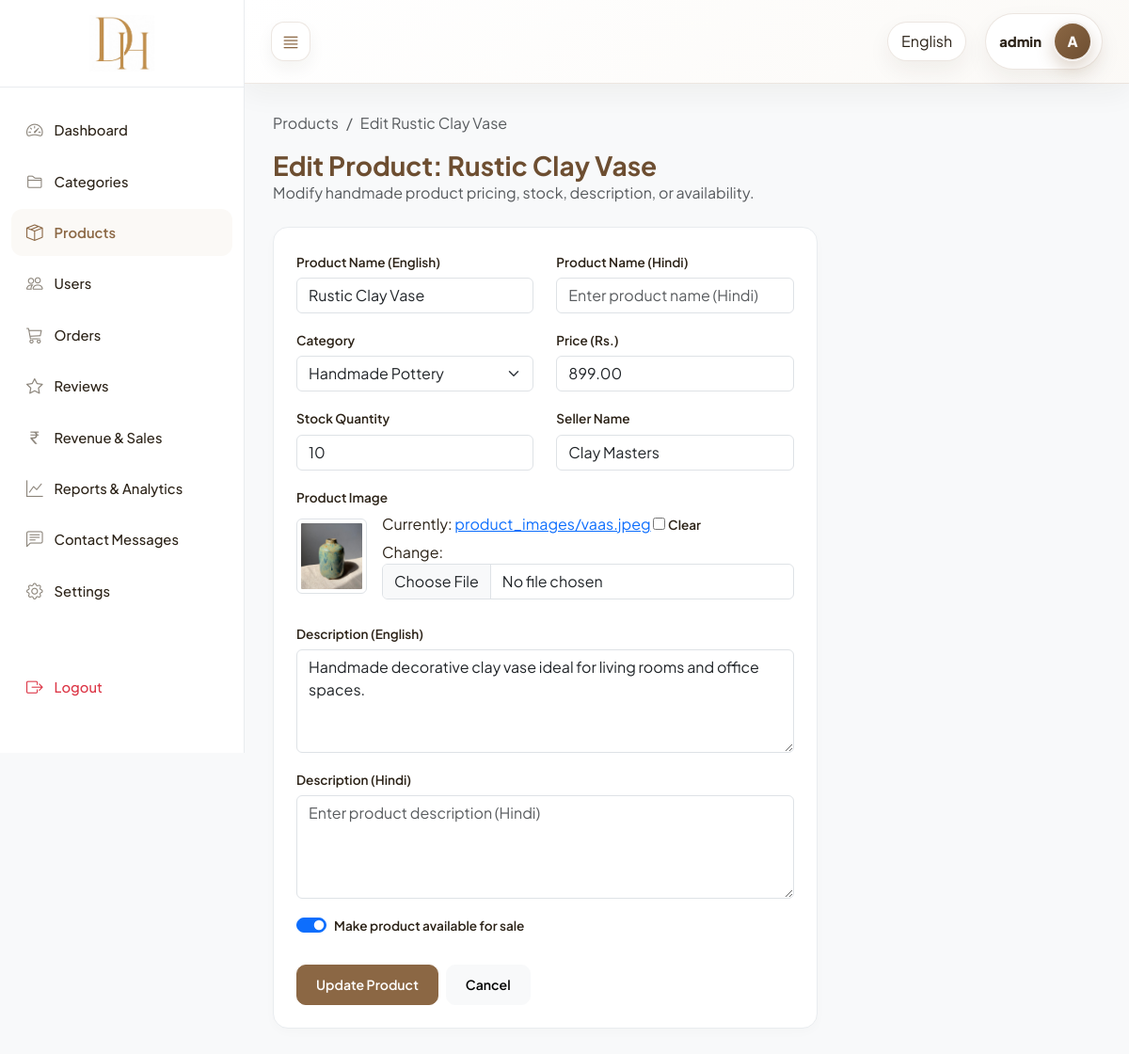
Page /custom-admin/products/2/edit/ (signed in) on the committed database.
### core/models.py (models this page shows, shortened)
class Product(models.Model):
    category = models.ForeignKey(
        Category,
        on_delete=models.CASCADE,
        related_name="products",
    )
    product_name_en = models.CharField(max_length=150)
    product_name_hi = models.CharField(max_length=150, blank=True, default="")
    product_image = models.ImageField(
        upload_to="product_images/", blank=True, null=True
    )
    price = models.DecimalField(max_digits=10, decimal_places=2)
    stock = models.PositiveIntegerField()
    description_en = models.TextField()
    description_hi = models.TextField(blank=True, default="")
    seller_name = models.CharField(max_length=150)
    created_at = models.DateTimeField(auto_now_add=True)
    is_available = models.BooleanField(default=True)
    class Meta:
        ordering = ["-created_at"]
        verbose_name = "Product"
        verbose_name_plural = "Products"
    @property
    def product_name(self):
        from django.utils.translation import get_language
        if get_language() == "hi":
            return self.product_name_hi or self.product_name_en
        return self.product_name_en or self.product_name_hi

### core/views_admin.py (the view)
# urls.py: path("custom-admin/products/<int:pk>/edit/", views_admin.admin_product_edit, name="admin_product_edit"),
@custom_admin_required
def admin_product_edit(request, pk):
    product = get_object_or_404(Product, pk=pk)
    if request.method == "POST":
        form = ProductForm(request.POST, request.FILES, instance=product)
        if form.is_valid():
            form.save()
            messages.success(request, _("Product updated successfully."))
            return redirect("core:admin_product_list")
        messages.error(request, _("Please correct the errors below."))
    else:
        form = ProductForm(instance=product)
    return render(request, "admin_panel/products/edit.html", {"form": form, "product": product})

### core/context_processors.py (called while the page is built)
def cart_count(request):
    registration_id = request.session.get("registration_id")
    if not registration_id:
        return {"cart_count": 0}
    quantities = Cart.objects.filter(user_id=registration_id).values_list(
        "quantity", flat=True
    )
    return {"cart_count": sum(quantities)}

def currency_context(request):
    currency = get_user_currency(request)
    return {
        "currency_code": currency["code"],
        "currency_symbol": currency["symbol"],
        "currency_rate": currency["rate"],
    }

### core/currency_utils.py (called while the page is built, shortened)
def get_currency_from_phone(mobile):
    if not mobile:
        return {"code": "INR", "symbol": "₹", "rate": 1.0}
    mobile = mobile.strip()
    if mobile.startswith("+91"):
        return {"code": "INR", "symbol": "₹", "rate": 1.0}
    elif mobile.startswith("+44"):
        return {"code": "GBP", "symbol": "£", "rate": 0.0094}
    elif mobile.startswith("+971"):
        return {"code": "AED", "symbol": "د.إ", "rate": 0.044}
    elif mobile.startswith("+61"):
        return {"code": "AUD", "symbol": "A$", "rate": 0.018}
    elif mobile.startswith("+64"):
        return {"code": "NZD", "symbol": "NZ$", "rate": 0.020}
    return {"code": "INR", "symbol": "₹", "rate": 1.0}

### core/models.py (called while the page is built)
    def __str__(self):
        return self.name_en

### core/views_admin.py (called while the page is built)
def custom_admin_required(view_func):
    @wraps(view_func)
    def wrapper(request, *args, **kwargs):
        if not request.session.get("is_admin_logged_in"):
            messages.error(request, _("Please login as admin to access this panel."))
            return redirect("core:admin_login")
        return view_func(request, *args, **kwargs)
    return wrapper

### templates/admin_panel/products/edit.html (shortened to what this page needs)
{% extends "admin_panel/base.html" %}
{% load i18n %}
{% block active_products %}active{% endblock %}
{% block admin_content %}
<div class="mb-4">
    <nav aria-label="breadcrumb">
        <ol class="breadcrumb">
            <li class="breadcrumb-item"><a href="{% url 'core:admin_product_list' %}" class="text-decoration-none text-muted">{% translate "Products" %}</a></li>
            <li class="breadcrumb-item active" aria-current="page">{% translate "Edit" %} {{ product.product_name }}</li>
        </ol>
    </nav>
    <h1 class="h3 mb-0 fw-bold" style="color: var(--admin-primary-dark);">{% blocktrans with product_name=product.product_name %}Edit Product: {{ product_name }}{% endblocktrans %}</h1>
    <p class="text-muted">{% translate "Modify handmade product pricing, stock, description, or availability." %}</p>
</div>
<div class="row">
    <div class="col-12 col-lg-8">
        <div class="admin-card p-4 bg-white">
            <form method="post" enctype="multipart/form-data">
                <div class="row">
                    <div class="col-12 col-md-6 mb-3 admin-form-group">
                        <label for="id_product_name_en">{{ form.product_name_en.label }}</label>
                        {{ form.product_name_en }}
                    </div>
                    <div class="col-12 col-md-6 mb-3 admin-form-group">
                        <label for="id_product_name_hi">{{ form.product_name_hi.label }}</label>
                        {{ form.product_name_hi }}
                    </div>
                </div>
                <div class="row">
                    <div class="col-12 col-md-6 mb-3 admin-form-group">
                        <label for="id_category">{{ form.category.label }}</label>
                        {{ form.category }}
                    </div>
                    <div class="col-12 col-md-6 mb-3 admin-form-group">
                        <label for="id_price">{{ form.price.label }}</label>
                        {{ form.price }}
                    </div>
                </div>
                <div class="row">
                    <div class="col-12 col-md-6 mb-3 admin-form-group">
                        <label for="id_stock">{{ form.stock.label }}</label>
                        {{ form.stock }}
                    </div>
                    <div class="col-12 col-md-6 mb-3 admin-form-group">
                        <label for="id_seller_name">{{ form.seller_name.label }}</label>
                        {{ form.seller_name }}
                    </div>
                </div>
                <div class="row">
                    <div class="col-12 mb-3 admin-form-group">
                        <label for="id_product_image">{{ form.product_image.label }}</label>
                        <div class="d-flex align-items-center gap-3 mb-2">
                            {% if product.product_image %}
                                <img src="{{ product.product_image.url }}" alt="{{ product.product_name }}" class="img-thumbnail" style="max-height: 80px;">
                            {% endif %}
                            <div class="flex-grow-1">
                                {{ form.product_image }}
                            </div>
                        </div>
                    </div>
                </div>
                <div class="mb-3 admin-form-group">
                    <label for="id_description_en">{{ form.description_en.label }}</label>
                    {{ form.description_en }}
                </div>
                <div class="mb-3 admin-form-group">
                    <label for="id_description_hi">{{ form.description_hi.label }}</label>
                    {{ form.description_hi }}
                </div>
                <div class="mb-4 form-check form-switch admin-form-group">
                    {{ form.is_available }}
                    <label class="form-check-label fw-semibold" for="id_is_available">{{ form.is_available.label }}</label>
                </div>
                <div class="d-flex gap-2">
                    <button type="submit" class="btn btn-admin btn-admin-primary">{% translate "Update Product" %}</button>
                    <a href="{% url 'core:admin_product_list' %}" class="btn btn-light btn-admin">{% translate "Cancel" %}</a>
                </div>
            </form>
        </div>
    </div>
</div>
{% endblock %}

### templates/admin_panel/base.html (style rules this page uses)
:root { --admin-primary: #8b6744; --admin-primary-dark: #6d4e31; --admin-primary-light: #fbf9f6; --admin-text-dark: #2c2318; --admin-text-muted: #8c857b; --admin-bg-light: #f8f9fa; --admin-border: #e9ecef; --admin-sidebar-width: 260px; --admin-sidebar-collapsed-width: 70px; --font-display: 'Plus Jakarta Sans', sans-serif; --font-body: 'Plus Jakarta Sans', sans-serif; }
body { font-family: var(--font-body); background-color: var(--admin-bg-light); color: var(--admin-text-dark); min-height: 100vh; overflow-x: hidden; }
.admin-card { background-color: #ffffff; border: 1px solid var(--admin-border); border-radius: 16px; box-shadow: 0 4px 12px rgba(44, 35, 24, 0.02); transition: all 0.25s ease; }
.admin-form-group label { font-size: 0.85rem; font-weight: 600; color: var(--admin-text-dark); margin-bottom: 6px; }
.btn-admin { border-radius: 10px; padding: 10px 20px; font-weight: 600; font-size: 0.88rem; transition: background-color 0.2s ease, border-color 0.2s ease, color 0.2s ease, box-shadow 0.2s ease; }
.btn, .btn:hover, .btn:focus, .btn:active, .btn.active { opacity: 1; visibility: visible; }
.btn-admin-primary { --bs-btn-color: #ffffff; --bs-btn-bg: var(--admin-primary); --bs-btn-border-color: var(--admin-primary); --bs-btn-hover-color: #ffffff; --bs-btn-hover-bg: var(--admin-primary-dark); --bs-btn-hover-border-color: var(--admin-primary-dark); --bs-btn-focus-shadow-rgb: 139, 103, 68; --bs-btn-active-color: #ffffff; --bs-btn-active-bg: var(--admin-primary-dark); --bs-btn-active-border-color: var(--admin-primary-dark); background-color: var(--admin-primary); color: #ffffff; border: 1px solid var(--admin-primary); }

### rows in the picture
Product: product_name "Rustic Clay Vase", product_name_en "Rustic Clay Vase", category "Handmade Pottery", price "899.00", stock "10", seller_name "Clay Masters", product_image (picture), description_en "Handmade decorative clay vase ideal for living rooms and office spaces.", is_available "☑"

### other values in the picture
{{ request.session.admin_username|default:"Admin" }} "admin"
